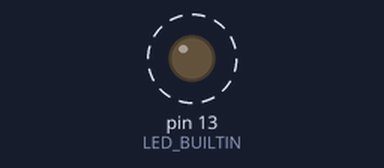
A sketch run on a simulated Arduino Uno, built with avr-gcc and run on an emulated ATmega328P. Shown: output pins drawn as LEDs (lit = HIGH). Dashed ring = blinking. What the sketch prints to the serial monitor is not drawn.

Above: at 0.5 s.
Timing chart, 0 to 3.0 s (numbered marks = the images above):
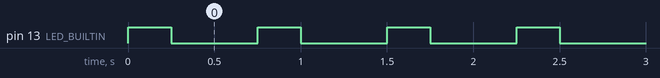

Measured:
- by itself, pin 13 (LED_BUILTIN): alternates HIGH for 0.25 s and LOW for 0.50 s

The sketch:

ArduinoPro_Test.ino
```cpp
void setup() {
  // put your setup code here, to run once:
  pinMode(LED_BUILTIN, OUTPUT);
  Serial.begin(115200);
}

void loop() {
  // put your main code here, to run repeatedly:
  digitalWrite(LED_BUILTIN, true);
  delay(250);
  digitalWrite(LED_BUILTIN, false);
  delay(500);
  Serial.print("Tick: "); Serial.println(millis());
}
```
